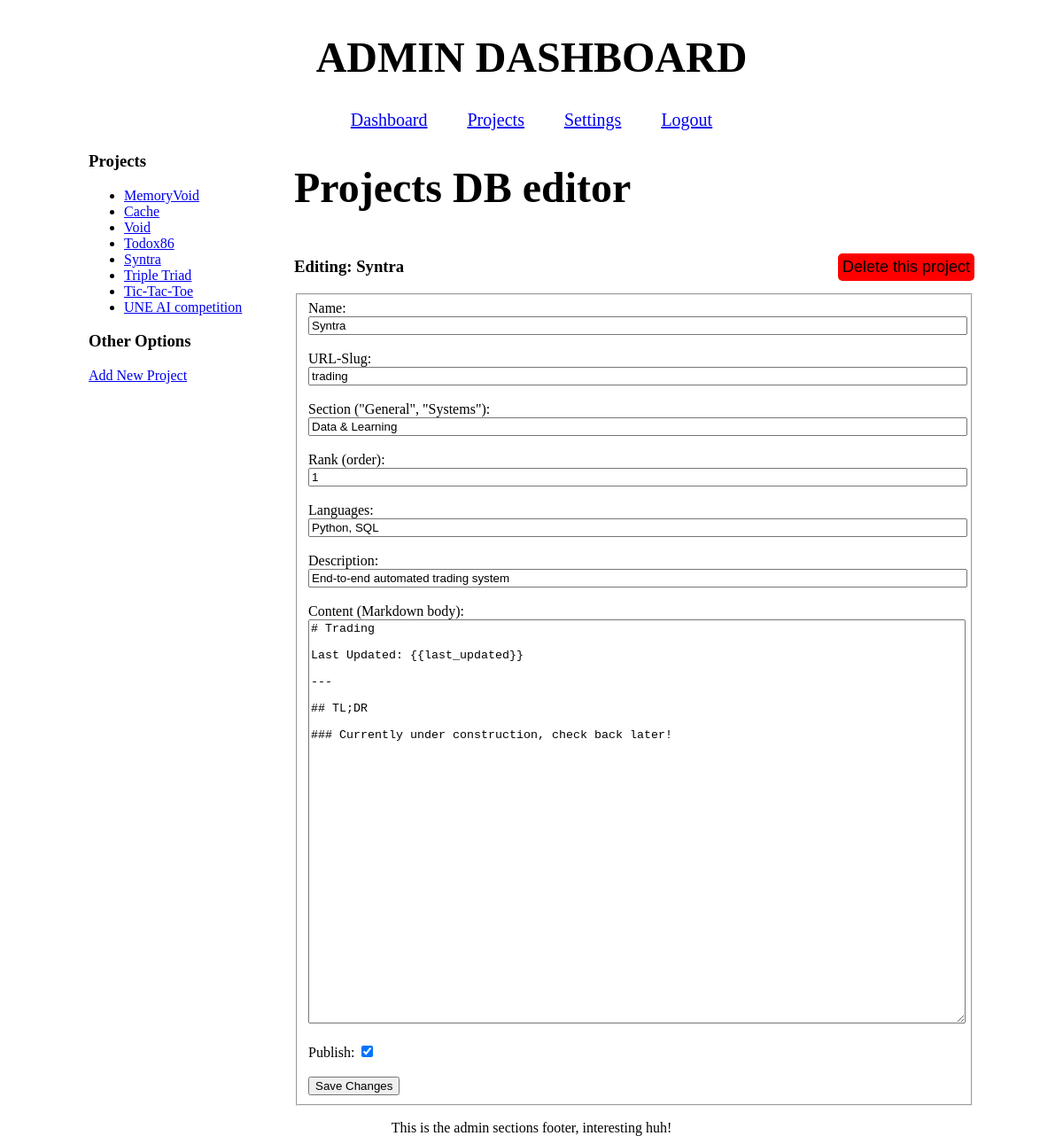
Screenshot of /site/admin/projects.php?id=9 (signed in) with the database file from the repository.
### tables this page shows
CREATE TABLE projects (
    id INTEGER PRIMARY KEY AUTOINCREMENT,
    name TEXT NOT NULL,
    slug TEXT NOT NULL UNIQUE,
    last_updated TEXT NOT NULL DEFAULT (date('now')),
    section TEXT NOT NULL DEFAULT 'General',
    rank INTEGER NOT NULL DEFAULT 1,
    languages TEXT,
    description TEXT NOT NULL,
    content TEXT NOT NULL,
    publish INTEGER DEFAULT 0 
    );

### site/admin/projects.php (the view, shortened to what this page needs)
<?php
require_once "init.php";
$selected_project = null;
$isNew = false;
if (isset($_GET['id'])) {
    $statement = $database->prepare("SELECT * FROM projects WHERE id = :id");
    $statement->execute([":id" => $_GET["id"]]);
    $selected_project = $statement->fetch();
}
$projects = $database->query("SELECT id, name FROM projects ORDER BY id ASC");
?>
<?php include "header.php" ?>
<main>
  <div class="side-panel">
    <h3>Projects</h3>
    <ul>
      <?php while ($p = $projects->fetch()) : ?>
        <li>
          <a href="?id=<?= $p["id"] ?>"><?= htmlspecialchars($p["name"]) ?></a>
        </li>
      <?php endwhile ?>
    </ul>
    <h3>Other Options</h3>
      <a href="?action=new">Add New Project</a>
  </div>
  <div class="center-panel">
    <h1>Projects DB editor</h1>
    <?php if ($selected_project || $isNew): ?>
      <div class="form-heading">
        <?php if (!$isNew): ?>
          <h3>Editing: <?= htmlspecialchars($selected_project["name"]) ?></h3>
          <form method="POST">
            <button class="delete-btn" type="submit" onclick="return
              confirm('Are you sure you want to delete this project');">
              Delete this project
            </button>
          </form>
        <?php else: ?>
          <h3>Adding New Project</h3>
        <?php endif; ?>
      </div>
      <form method="POST">
        <fieldset>
          <label>Name: </label><br>
          <input name="name" value="<?= htmlspecialchars($selected_project["name"]) ?>">
          <br><br>
          <label>URL-Slug: </label><br>
          <input name="slug" value="<?= htmlspecialchars($selected_project["slug"]) ?>">
          <br><br>
          <label>Section ("General", "Systems"): </label><br>
          <input name="section" value="<?= htmlspecialchars($selected_project["section"]) ?>">
          <br><br>
          <label>Rank (order): </label><br>
          <input name="rank" value="<?= htmlspecialchars($selected_project["rank"]) ?>">
          <br><br>
          <label>Languages: </label><br>
          <input name="languages" value="<?= htmlspecialchars($selected_project["languages"]) ?>">
          <br><br>
          <label>Description: </label><br>
          <input name="description" value="<?= htmlspecialchars($selected_project["description"]) ?>">
          <br><br>
          <label>Content (Markdown body): </label><br>
          <textarea name="content" rows="30"><?= htmlspecialchars($selected_project["content"]) ?></textarea>
          <br><br>
          <label class="checkbox-label">Publish:
                <input type="checkbox" name="publish" style="align-content: left;" value="1"
                    <?= !empty($selected_project["publish"]) ? "checked" : "" ?>>
          </label>
          <br><br>
          <button type="submit"><?= $isNew ? "Add Project" : "Save Changes" ?></button>
        </fieldset>
      </form>
    <?php else: ?>
      <p>Select a project from the left to edit.</>
    <?php endif; ?>
  </div>
</main>
<?php include "footer.php" ?>

### site/css/admin.css (style rules this page uses)
h1 { font-size: 3rem; font-weight: bold; }
body { font-size: 16px; height: 100vh; max-width: 1000px; width: 100%; margin: auto; }
main { text-align: center; display: flex; gap: 2rem; text-align: left; max-width: 1000px; margin: auto; }
.side-panel { min-width: 200px; max-width: 200px; overflow-wrap: break-word; }
.center-panel { flex: 1; }
.form-heading { display: flex; justify-content: space-between; align-items: center; }
.delete-btn { background-color: red; font-size: 18px; border: 0; padding: 5px; border-radius: 5px; }
input, textarea { width: 100%; }
input[type="checkbox"] { width: auto; height: auto; }

### rows the page displays
projects: name "MemoryVoid"
projects: name "Cache"
projects: name "Void"
projects: name "Todox86"
projects: name "Syntra", slug "trading", section "Data & Learning", rank "1", languages "Python, SQL", description "End-to-end automated trading system", content "# Trading Last Updated: {{last_updated}} --- ## TL;DR ### Currently under construction, check back later!", publish "☑"
projects: name "Triple Triad"
projects: name "Tic-Tac-Toe"
projects: name "UNE AI competition"
